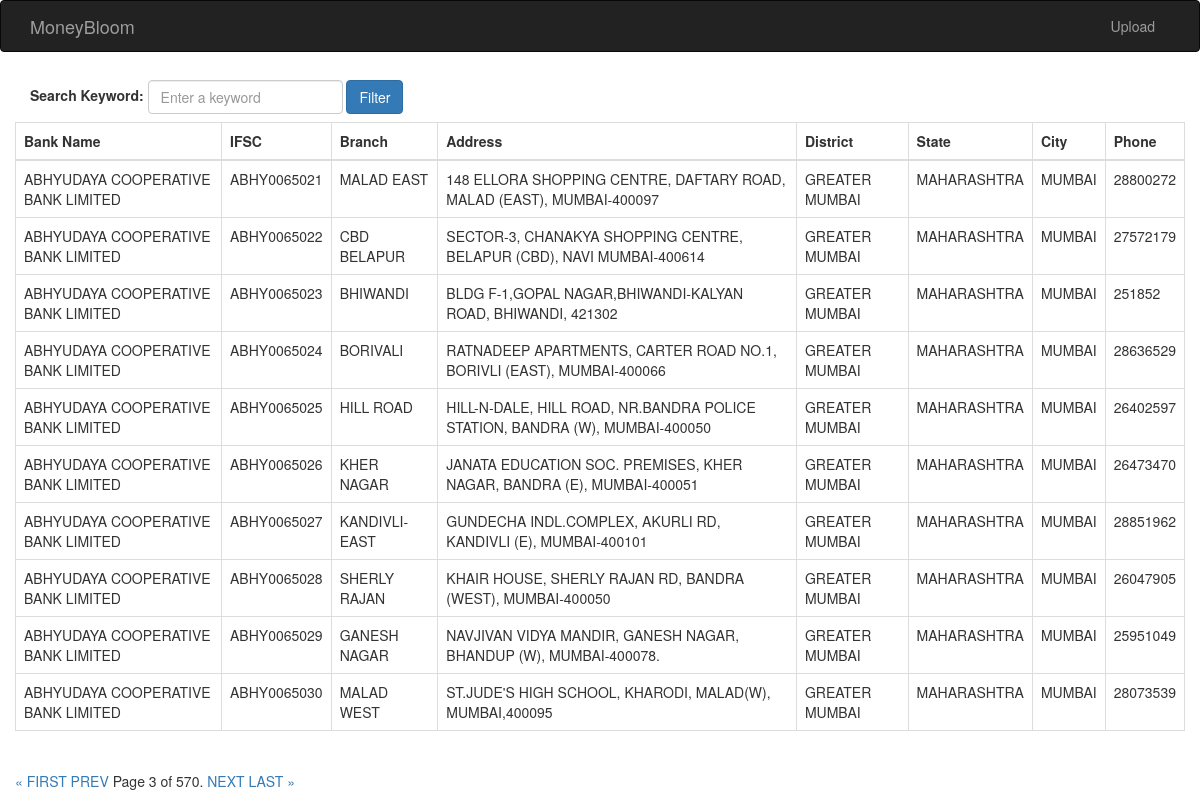
Page /bloom/home?page=3 on the committed database.
### exceluploader/models.py (models this page shows)
class BankDetails(models.Model):
    bank_name = models.TextField()
    ifsc = models.CharField(max_length=50, primary_key=True)
    branch = models.TextField()
    address = models.TextField()
    district = models.CharField(max_length=2501, default=True)
    state = models.CharField(max_length=250, default=True)
    city = models.CharField(max_length=250, default=True)
    phone = models.CharField(max_length=20, default=True)
    created_at = models.DateTimeField(auto_now_add=True)
    updated_at = models.DateTimeField(auto_now=True)
    class Meta:
        db_table = "BankDetails"

### exceluploader/views.py (the view)
# urls.py: 2. Add a URL to urlpatterns:  path('', Home.as_view(), name='home')
class Home(APIView):
    def get(self, request):
        search = request.GET.get("search", "")
        search_value = search
        if search:
            all_bank_details = fetch_all_bank_details_by_search(search)
        else:
            all_bank_details = fetch_all_bank_details()
        page = request.GET.get('page', 1)
        paginator = Paginator(all_bank_details, 10)
        try:
            bank_details = paginator.page(page)
        except PageNotAnInteger:
            bank_details = paginator.page(1)
        except EmptyPage:
            bank_details = paginator.page(paginator.num_pages)
        return render(request, 'home.html', context={'data': bank_details, 'search_value': search_value})

### exceluploader/core.py (called while the page is built)
def fetch_all_bank_details():
    return BankDetails.objects.all().order_by('ifsc')

### templates/home.html (shortened to what this page needs)
{% extends "base.html" %}
{% block content %}
<form action="/bloom/home" method="get">
    <article class="navbar-form navbar-left p-0 m-0 ml-b">
        <div class="form-group">
            <label>Search Keyword: </label>
            <input type="text" name="search"  value="{{search_value}}" class="form-control post_search_text" placeholder="Enter a keyword">
        </div>
        <input type="submit" value="Filter" class="btn btn-primary post_search_submit"/>
    </article>
</form>
<table class="table table-bordered">
    <thead>
    <tr>
        <th>Bank Name</th>
        <th>IFSC</th>
        <th>Branch</th>
        <th>Address</th>
        <th>District</th>
        <th>State</th>
        <th>City</th>
        <th>Phone</th>
    </tr>
    </thead>
    <tbody>
    {% for bank in data %}
    <tr>
        <td>{{ bank.bank_name }}</td>
        <td>{{ bank.ifsc }}</td>
        <td>{{ bank.branch }}</td>
        <td>{{ bank.address }}</td>
        <td>{{ bank.district }}</td>
        <td>{{ bank.state }}</td>
        <td>{{ bank.city }}</td>
        <td>{{ bank.phone }}</td>
    </tr>
    {% endfor %}
    </tbody>
</table>
{% include 'pagination.html' with data=data %}
{% endblock %}

### rows in the picture
BankDetails: bank_name "ABHYUDAYA COOPERATIVE BANK LIMITED", ifsc "ABHY0065021", branch "MALAD EAST", address "148 ELLORA SHOPPING CENTRE, DAFTARY ROAD, MALAD (EAST), MUMBAI-400097", district "GREATER MUMBAI", state "MAHARASHTRA", city "MUMBAI", phone "28800272"
BankDetails: bank_name "ABHYUDAYA COOPERATIVE BANK LIMITED", ifsc "ABHY0065022", branch "CBD BELAPUR", address "SECTOR-3, CHANAKYA SHOPPING CENTRE, BELAPUR (CBD), NAVI MUMBAI-400614", district "GREATER MUMBAI", state "MAHARASHTRA", city "MUMBAI", phone "27572179"
BankDetails: bank_name "ABHYUDAYA COOPERATIVE BANK LIMITED", ifsc "ABHY0065023", branch "BHIWANDI", address "BLDG F-1,GOPAL NAGAR,BHIWANDI-KALYAN ROAD, BHIWANDI, 421302", district "GREATER MUMBAI", state "MAHARASHTRA", city "MUMBAI", phone "251852"
BankDetails: bank_name "ABHYUDAYA COOPERATIVE BANK LIMITED", ifsc "ABHY0065024", branch "BORIVALI", address "RATNADEEP APARTMENTS, CARTER ROAD NO.1, BORIVLI (EAST), MUMBAI-400066", district "GREATER MUMBAI", state "MAHARASHTRA", city "MUMBAI", phone "28636529"
BankDetails: bank_name "ABHYUDAYA COOPERATIVE BANK LIMITED", ifsc "ABHY0065025", branch "HILL ROAD", address "HILL-N-DALE, HILL ROAD, NR.BANDRA POLICE STATION, BANDRA (W), MUMBAI-400050", district "GREATER MUMBAI", state "MAHARASHTRA", city "MUMBAI", phone "26402597"
BankDetails: bank_name "ABHYUDAYA COOPERATIVE BANK LIMITED", ifsc "ABHY0065026", branch "KHER NAGAR", address "JANATA EDUCATION SOC. PREMISES, KHER NAGAR, BANDRA (E), MUMBAI-400051", district "GREATER MUMBAI", state "MAHARASHTRA", city "MUMBAI", phone "26473470"
BankDetails: bank_name "ABHYUDAYA COOPERATIVE BANK LIMITED", ifsc "ABHY0065027", branch "KANDIVLI-EAST", address "GUNDECHA INDL.COMPLEX, AKURLI RD, KANDIVLI (E), MUMBAI-400101", district "GREATER MUMBAI", state "MAHARASHTRA", city "MUMBAI", phone "28851962"
BankDetails: bank_name "ABHYUDAYA COOPERATIVE BANK LIMITED", ifsc "ABHY0065028", branch "SHERLY RAJAN", address "KHAIR HOUSE, SHERLY RAJAN RD, BANDRA (WEST), MUMBAI-400050", district "GREATER MUMBAI", state "MAHARASHTRA", city "MUMBAI", phone "26047905"
BankDetails: bank_name "ABHYUDAYA COOPERATIVE BANK LIMITED", ifsc "ABHY0065029", branch "GANESH NAGAR", address "NAVJIVAN VIDYA MANDIR, GANESH NAGAR, BHANDUP (W), MUMBAI-400078.", district "GREATER MUMBAI", state "MAHARASHTRA", city "MUMBAI", phone "25951049"
BankDetails: bank_name "ABHYUDAYA COOPERATIVE BANK LIMITED", ifsc "ABHY0065030", branch "MALAD WEST", address "ST.JUDE'S HIGH SCHOOL, KHARODI, MALAD(W), MUMBAI,400095", district "GREATER MUMBAI", state "MAHARASHTRA", city "MUMBAI", phone "28073539"

### other values in the picture
{{ data.number }} "3"
{{ data.paginator.num_pages }} "570"
